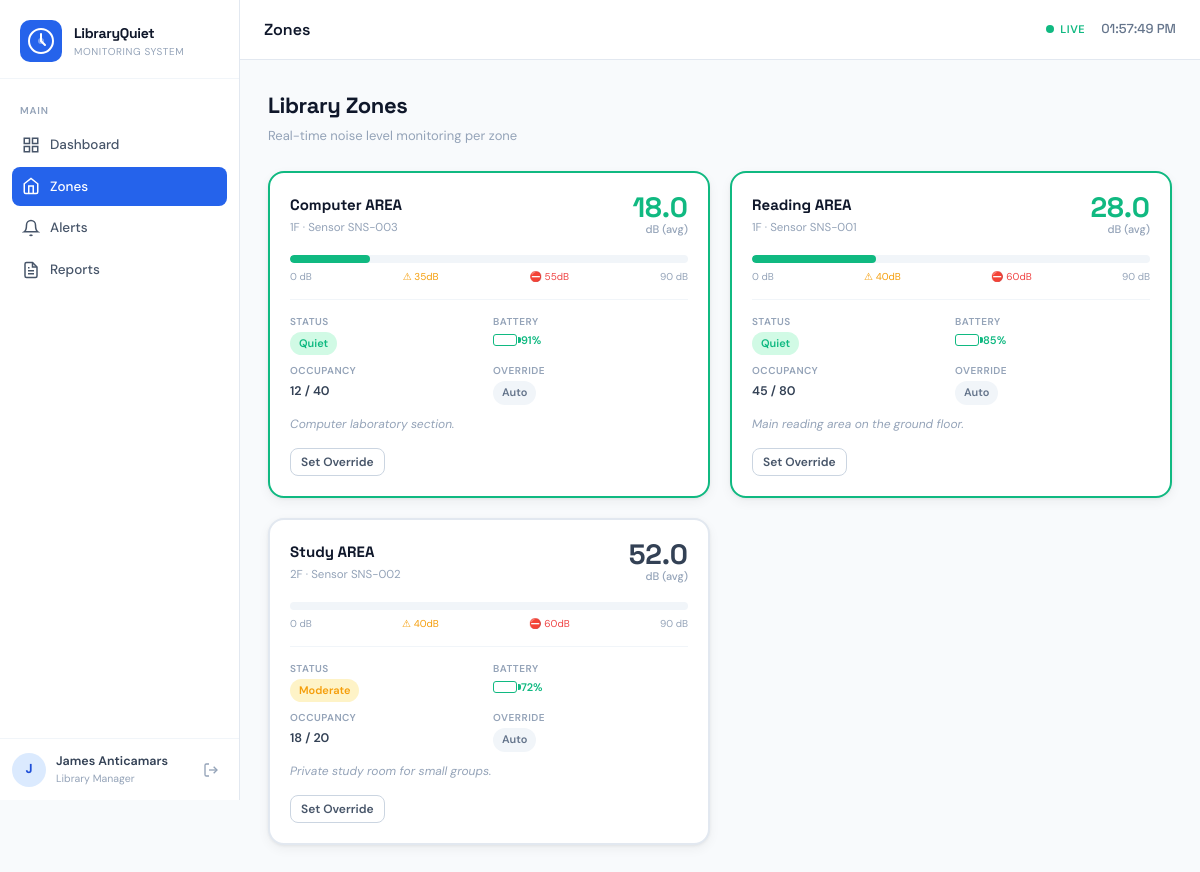
The app's page /zones.php (signed in) with its own data.
### tables this page shows
CREATE TABLE IF NOT EXISTS zones (
  id              VARCHAR(20)  PRIMARY KEY,
  name            VARCHAR(100) NOT NULL,
  floor           VARCHAR(10)  NOT NULL,
  capacity        INT          NOT NULL DEFAULT 50,
  occupied        INT          NOT NULL DEFAULT 0,
  level           DECIMAL(5,2) NOT NULL DEFAULT 0,
  warn_threshold  INT          NOT NULL DEFAULT 40,
  crit_threshold  INT          NOT NULL DEFAULT 60,
  sensor          VARCHAR(20)  NOT NULL,
  status          ENUM('active','inactive') NOT NULL DEFAULT 'active',
  battery         INT          NOT NULL DEFAULT 80,
  manual_override TINYINT(1)   NOT NULL DEFAULT 0,
  description     TEXT,
  updated_at      TIMESTAMP DEFAULT CURRENT_TIMESTAMP ON UPDATE CURRENT_TIMESTAMP
);

### includes/config.php (called while the page is built, shortened)
<?php
function hasRole(string ...$roles): bool {
    $userRole = $_SESSION['user']['role'] ?? '';
    return in_array($userRole, $roles, true);
}
function noiseStatus(float $db): string {
    if ($db < NOISE_SAFE)     return 'safe';
    if ($db < NOISE_WARNING)  return 'warning';
    return 'critical';
}
function noiseLabel(float $db): string {
    if ($db < NOISE_SAFE)     return 'Quiet';
    if ($db < NOISE_WARNING)  return 'Moderate';
    return 'Loud';
}

### zones.php (the view, shortened to what this page needs)
<?php
require_once __DIR__ . '/includes/config.php';
$db = getDB();
$zones = $db->query('SELECT * FROM zones ORDER BY floor, name')->fetchAll();
include __DIR__ . '/includes/layout.php';
?>
<div class="page-header">
    <div>
        <h1>Library Zones</h1>
        <p>Real-time noise level monitoring per zone</p>
    </div>
</div>
<div class="zones-grid">
<?php foreach ($zones as $z):
    $status = noiseStatus($z['level']);
    $pct    = min(($z['level'] / 90) * 100, 100);
    $bat    = (int)$z['battery'];
    $batClass = $bat > 60 ? 'high' : ($bat > 30 ? 'mid' : 'low');
?>
<div class="zone-card zone-<?= $status ?>" data-zone="<?= $z['id'] ?>" data-last-status="<?= $status ?>">
    <div class="zone-card-header">
        <div>
            <div class="zone-name"><?= htmlspecialchars($z['name']) ?></div>
            <div class="zone-floor"><?= htmlspecialchars($z['floor']) ?> · Sensor <?= htmlspecialchars($z['sensor']) ?></div>
        </div>
        <div class="zone-db-display">
            <div class="zone-db-num <?= $status ?>"><?= number_format($z['level'], 1) ?></div>
            <div class="zone-db-unit">dB (avg)</div>
        </div>
    </div>
    <div class="zone-progress">
        <div class="zone-prog-bar">
            <div class="zone-prog-fill <?= $status ?>"
                 style="width:0"
                 data-pct="<?= round($pct, 1) ?>"></div>
        </div>
        <div class="zone-thresholds">
            <span>0 dB</span>
            <span style="color:var(--warn)">⚠ <?= $z['warn_threshold'] ?>dB</span>
            <span style="color:var(--crit)">⛔ <?= $z['crit_threshold'] ?>dB</span>
            <span>90 dB</span>
        </div>
    </div>
    <div class="zone-meta">
        <div class="zone-meta-item">
            <span class="zone-meta-label">Status</span>
            <span class="zone-meta-val">
                <span class="badge badge-<?= $status === 'safe' ? 'safe' : ($status === 'warning' ? 'warn' : 'crit') ?>">
                    <?= noiseLabel($z['level']) ?>
                </span>
            </span>
        </div>
        <div class="zone-meta-item">
            <span class="zone-meta-label">Battery</span>
            <span class="zone-meta-val">
                <span class="battery <?= $batClass ?>">
                    <span class="battery-bar">
                    </span>
                    <?= $bat ?>%
                </span>
            </span>
        </div>
        <div class="zone-meta-item">
            <span class="zone-meta-label">Occupancy</span>
            <span class="zone-meta-val"><?= $z['occupied'] ?> / <?= $z['capacity'] ?></span>
        </div>
        <div class="zone-meta-item">
            <span class="zone-meta-label">Override</span>
            <span class="zone-meta-val">
                <?php if ($z['manual_override']): ?>
                <span class="badge badge-warn">Manual</span>
                <?php else: ?>
                <span class="badge badge-gray">Auto</span>
                <?php endif; ?>
            </span>
        </div>
    </div>
    <?php if ($z['description']): ?>
    <div style="font-size:12px;color:var(--gray-400);margin-top:10px;font-style:italic;">
        <?= htmlspecialchars($z['description']) ?>
    </div>
    <?php endif; ?>
    <?php if (hasRole('Administrator', 'Library Manager')): ?>
    <div class="zone-actions">
        <button class="btn btn-outline btn-sm"
                onclick="openOverrideModal('<?= $z['id'] ?>', '<?= addslashes($z['name']) ?>', <?= $z['level'] ?>)">
            Set Override
        </button>
    </div>
    <?php endif; ?>
</div>
<?php endforeach; ?>
</div>
<?php
include __DIR__ . '/includes/layout_footer.php';
?>

### css/main.css (style rules this page uses)
*, *::before, *::after { box-sizing: border-box; margin: 0; padding: 0; }
:root { --blue-50: #eff6ff; --blue-100: #dbeafe; --blue-200: #bfdbfe; --blue-400: #60a5fa; --blue-500: #3b82f6; --blue-600: #2563eb; --blue-700: #1d4ed8; --blue-900: #1e3a8a; --gray-50: #f8fafc; --gray-100: #f1f5f9; --gray-200: #e2e8f0; --gray-300: #cbd5e1; --gray-400: #94a3b8; --gray-500: #64748b; --gray-600: #475569; --gray-700: #334155; --gray-900: #0f172a; --safe: #10b981; --safe-bg: #d1fae5; --warn: #f59e0b; --warn-bg: #fef3c7; --crit: #ef4444; --crit-bg: #fee2e2; --sidebar-w: 240px; --topbar-h: 60px; --radius: 10px; --radius-lg: 16px; --shadow: 0 1px 3px rgba(0,0,0,.06), 0 4px 12px rgba(0,0,0,.05); --shadow-md: 0 4px 16px rgba(37,99,235,.12); --font-body: 'DM Sans', sans-serif; --font-head: 'Space Grotesk', sans-serif; }
html, body { font-family: var(--font-body); font-size: 14px; background: var(--gray-50); color: var(--gray-700); min-height: 100vh; line-height: 1.6; }
.page-header { display: flex; align-items: flex-start; justify-content: space-between; margin-bottom: 24px; gap: 16px; }
.page-header h1 { font-family: var(--font-head); font-size: 22px; font-weight: 700; color: var(--gray-900); letter-spacing: -.4px; }
.page-header p { font-size: 13px; color: var(--gray-400); margin-top: 3px; }
.badge { display: inline-flex; align-items: center; gap: 4px; padding: 3px 9px; border-radius: 100px; font-size: 11px; font-weight: 600; white-space: nowrap; }
.badge-safe { background: var(--safe-bg); color: var(--safe); }
.badge-warn { background: var(--warn-bg); color: var(--warn); }
.badge-gray { background: var(--gray-100); color: var(--gray-500); }
.btn { display: inline-flex; align-items: center; gap: 6px; padding: 8px 16px; border-radius: 8px; font-size: 13px; font-weight: 600; font-family: var(--font-body); cursor: pointer; border: none; text-decoration: none; transition: all .15s; white-space: nowrap; }
.btn-outline { background: transparent; color: var(--gray-600); border: 1px solid var(--gray-300); }
.btn-sm { padding: 5px 10px; font-size: 12px; }

### css/components.css (style rules this page uses)
.zones-grid { display: grid; grid-template-columns: repeat(auto-fill, minmax(300px, 1fr)); gap: 20px; margin-bottom: 24px; }
.zone-card { background: #fff; border: 2px solid var(--gray-200); border-radius: var(--radius-lg); padding: 20px; box-shadow: var(--shadow); transition: all .2s; position: relative; overflow: hidden; }
.zone-card.zone-safe { border-color: var(--safe); }
.zone-card-header { display: flex; align-items: flex-start; justify-content: space-between; margin-bottom: 16px; }
.zone-name { font-family: var(--font-head); font-size: 15px; font-weight: 700; color: var(--gray-900); }
.zone-floor { font-size: 11.5px; color: var(--gray-400); margin-top: 2px; }
.zone-db-display { text-align: right; }
.zone-db-num { font-family: var(--font-head); font-size: 28px; font-weight: 700; line-height: 1; }
.zone-db-unit { font-size: 11px; color: var(--gray-400); font-weight: 500; }
.zone-db-num.safe { color: var(--safe); }
.zone-progress { margin: 14px 0; }
.zone-prog-bar { height: 8px; background: var(--gray-100); border-radius: 4px; overflow: hidden; position: relative; margin-bottom: 6px; }
.zone-prog-fill { height: 100%; border-radius: 4px; transition: width .8s cubic-bezier(.4,0,.2,1); }
.zone-prog-fill.safe { background: var(--safe); }
.zone-thresholds { display: flex; justify-content: space-between; font-size: 10px; color: var(--gray-400); }
.zone-meta { display: grid; grid-template-columns: 1fr 1fr; gap: 8px; margin-top: 14px; padding-top: 14px; border-top: 1px solid var(--gray-100); }
.zone-meta-item { display: flex; flex-direction: column; gap: 2px; }
.zone-meta-label { font-size: 10px; text-transform: uppercase; letter-spacing: .5px; color: var(--gray-400); font-weight: 600; }
.zone-meta-val { font-size: 12.5px; font-weight: 600; color: var(--gray-700); }
.zone-actions { display: flex; gap: 8px; margin-top: 14px; }
.battery { display: inline-flex; align-items: center; gap: 4px; font-size: 11px; font-weight: 600; }
.battery-bar { width: 24px; height: 12px; border: 1.5px solid currentColor; border-radius: 3px; padding: 1.5px; position: relative; }
.battery-bar::after { content: ''; position: absolute; right: -5px; top: 50%; transform: translateY(-50%); width: 3px; height: 6px; background: currentColor; border-radius: 0 2px 2px 0; }
.battery.high { color: var(--safe); }

### records on screen
zones: name "Computer AREA", floor "1F", sensor "SNS-003", level "18.0", warn_threshold "35", crit_threshold "55", level "Quiet", battery "91", occupied "12", capacity "40", manual_override "Auto", description "Computer laboratory section."
zones: name "Reading AREA", floor "1F", sensor "SNS-001", level "28.0", warn_threshold "40", crit_threshold "60", level "Quiet", battery "85", occupied "45", capacity "80", manual_override "Auto", description "Main reading area on the ground floor."
zones: name "Study AREA", floor "2F", sensor "SNS-002", level "52.0", warn_threshold "40", crit_threshold "60", level "Moderate", battery "72", occupied "18", capacity "20", manual_override "Auto", description "Private study room for small groups."

### other values on screen
substr($user['name'] ?? 'U', 0, 1) "J"
$user['name'] "James Anticamars"
$role "Library Manager"
$pageTitle "Zones"
